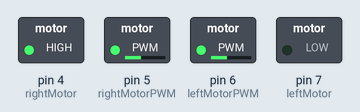
Simulated run of this sketch. Board: Arduino Uno, built with avr-gcc and run on an emulated ATmega328P. Shown: switched loads named in the sketch (green lamp = pin HIGH).

Above: at 0.1 s.
Timing chart, 0 to 1.6 s (numbered marks = the images above):
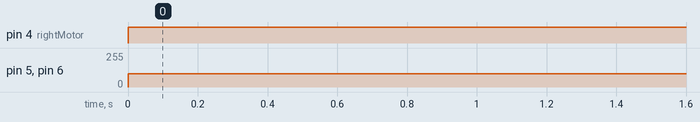

The sketch:

Motor_Test.ino
```cpp
#define rightMotor 4
#define rightMotorPWM 5
#define leftMotor 7
#define leftMotorPWM 6

void setup()
{
  pinMode(rightMotor, OUTPUT);
  pinMode(rightMotorPWM, OUTPUT);
  pinMode(leftMotor, OUTPUT);
  pinMode(leftMotorPWM, OUTPUT);
  }

void loop()
{
  digitalWrite(rightMotor, HIGH);
  analogWrite(rightMotorPWM, 100);
  digitalWrite(leftMotor, LOW);
  analogWrite(leftMotorPWM, 100);
}

void turn_left()
{
  digitalWrite(rightMotor, HIGH);
  analogWrite(rightMotorPWM, 255);
  digitalWrite(leftMotor, LOW);
  analogWrite(leftMotorPWM, 255);
}


void turn_right()
{
  digitalWrite(rightMotor, LOW);
  analogWrite(rightMotorPWM, 255);
  digitalWrite(leftMotor, HIGH);
  analogWrite(leftMotorPWM, 255);
}
```

Measured:
- by itself, pin 4 (rightMotor): LOW → HIGH at 0.00 s
- by itself, pin 5 (rightMotorPWM), pin 6 (leftMotorPWM): 0/255 → 100/255 at 0.00 s
